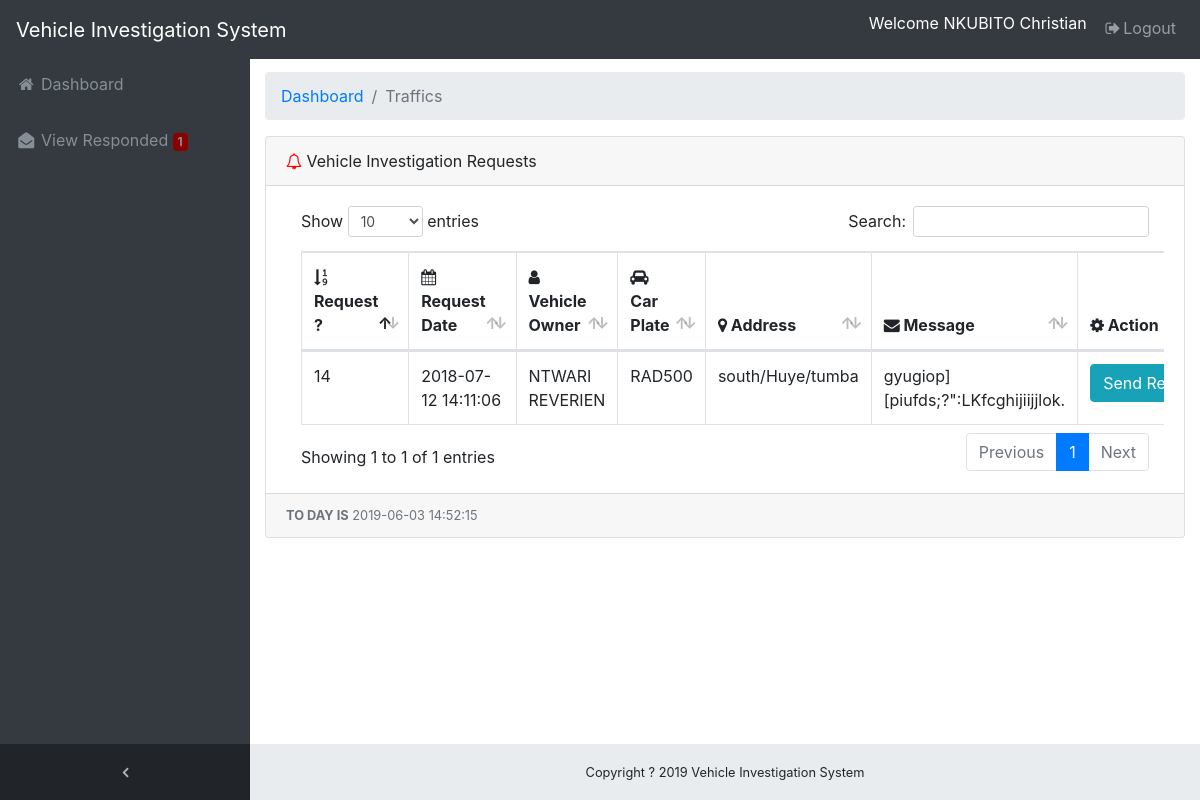
Page /police/traffics.php (signed in) on the committed database.
### tables this page shows
CREATE TABLE IF NOT EXISTS `tbl_users` (
`userID` int(11) NOT NULL,
  `userName` varchar(100) NOT NULL,
  `userEmail` varchar(100) NOT NULL,
  `userPass` varchar(100) NOT NULL,
  `userStatus` enum('Y','N') NOT NULL,
  `province` varchar(15) NOT NULL DEFAULT 'a'
);

CREATE TABLE IF NOT EXISTS `requests` (
`id` int(11) NOT NULL,
  `plaque` varchar(15) NOT NULL,
  `customer_name` varchar(200) NOT NULL,
  `tel` varchar(20) NOT NULL,
  `province` varchar(20) NOT NULL,
  `district` varchar(30) NOT NULL,
  `sector` varchar(20) NOT NULL,
  `vim` varchar(30) NOT NULL,
  `category` varchar(50) NOT NULL,
  `model` varchar(25) NOT NULL,
  `mnumber` varchar(25) NOT NULL,
  `fnumber` varchar(40) NOT NULL,
  `myear` varchar(35) NOT NULL,
  `byear` varchar(23) NOT NULL,
  `msg` varchar(500) NOT NULL,
  `rdate` datetime NOT NULL,
  `status` varchar(30) NOT NULL DEFAULT 'Not Responded',
  `seen_status` int(11) NOT NULL
);

### police/class.user.php (called while the page is built, shortened)
<?php
class USER
{
	private $conn;
	public function __construct()
	{
		$database = new Database();
		$db = $database->dbConnection();
		$this->conn = $db;
    }
	public function runQuery($sql)
	{
		$stmt = $this->conn->prepare($sql);
		return $stmt;
	}
}

### police/traffics.php (the view, shortened to what this page needs)
<?php
require_once 'class.user.php';
$user_home = new USER();
$stmt = $user_home->runQuery("SELECT * FROM tbl_users WHERE userID=:uid");
$stmt->execute(array(":uid"=>$_SESSION['userSession']));
$row = $stmt->fetch(PDO::FETCH_ASSOC);
?>
<!DOCTYPE html>
<html lang="en">
<head>
  <link href="vendor/bootstrap/css/bootstrap.min.css" rel="stylesheet">
  <link href="vendor/font-awesome/css/font-awesome.min.css" rel="stylesheet" type="text/css">
  <link href="vendor/datatables/dataTables.bootstrap4.css" rel="stylesheet">
  <link href="css/sb-admin.css" rel="stylesheet">
</head>
<body class="fixed-nav sticky-footer bg-dark" id="page-top">
   <?php
   include 'dbcon.php';
   $sql = $conn ->prepare("SELECT COUNT(seen_status) as m FROM  requests WHERE seen_status=3");
                                          $sql -> execute();
                                          $count = $sql->fetchAll();
                                          foreach ($count as $field);
                                          ?>
  <nav class="navbar navbar-expand-lg navbar-dark bg-dark fixed-top" id="mainNav">
    <a class="navbar-brand" href="index.php">Vehicle Investigation System</a>
    <div class="collapse navbar-collapse" id="navbarResponsive">
      <ul class="navbar-nav navbar-sidenav" id="exampleAccordion">
        <li class="nav-item" data-toggle="tooltip" data-placement="right" title="Dashboard">
          <a class="nav-link" href="dashboard.php">
            <i class="fa fa-fw fa-home"></i>
            <span class="nav-link-text">Dashboard</span>
          </a>
        </li>
        <li class="nav-item" data-toggle="tooltip" data-placement="right" title="Send Response">
          <a class="nav-link" href="traffics.php">
            <i class="fa fa-fw fa-envelope-open"></i>
            <span class="nav-link-text">View Responded <span class="badge" style="background-color: darkred;"><?php echo $field['m'];?></span>
          </a>
        </li>
      </ul>
      <ul class="navbar-nav sidenav-toggler">
        <li class="nav-item">
          <a class="nav-link text-center" id="sidenavToggler">
            <i class="fa fa-fw fa-angle-left"></i>
          </a>
        </li>
      </ul>
      <ul class="navbar-nav ml-auto">
        <li class="nav-item">
          <form class="form-inline my-2 my-lg-0 mr-lg-2">
            <p style="color:white;margin-top: 3px;">Welcome <?php echo $row['userName']; ?></P>
          </form>
        </li>
        <li class="nav-item">
          <a class="nav-link" href="logout.php"> <i class="fa fa-fw fa-sign-out"></i>Logout</a>
        </li>
      </ul>
    </div>
  </nav>
  <div class="content-wrapper">
    <div class="container-fluid">
      <ol class="breadcrumb">
        <li class="breadcrumb-item">
          <a href="dashboard.php">Dashboard</a>
        </li>
        <li class="breadcrumb-item active">Traffics</li>
      </ol>
      <div class="card mb-3">
        <div class="card-header">
          <i class="fa fa-bell-o" style="color: red"></i> Vehicle Investigation Requests</div>
        <div class="card-body">
          <div class="table-responsive">
            <table class="table table-bordered" id="dataTable" width="100%" cellspacing="0">
              <thead>
                <tr>
                  <th><i class="fa fa-sort-numeric-asc"></i> Request ? </th>
                  <th><i class="fa fa-calendar"> </i> Request Date</th>
                  <th><i class="fa fa-user"> </i> Vehicle Owner</th>
                  <th><i class="fa fa-car"> </i> Car Plate</th>
                  <th><i class="fa fa-map-marker"></i>  Address</th>
                  <th><i class="fa fa-envelope"></i>  Message</th>
                  <th><i class="fa fa-gear"> </i> Action</th>
                </tr>
              </thead>
            <?php
			include 'dbcon.php';
                                $result = $conn->prepare("SELECT * FROM requests WHERE status='Bingo'");
                                $result->execute(array("Notify"));
                                for($i=0; $row = $result->fetch(); $i++){
                                $id=$row['id'];
                            ?>  <tbody>
                <tr>
                  <td><?php echo $row ['id']; ?></td>
                  <td><?php echo $row ['rdate']; ?></td>
                  <td><?php echo $row ['customer_name']; ?></td>
                  <td><?php echo $row ['plaque']; ?></td>
                  <td><?php echo $row ['province']; ?>/<?php echo $row ['district']; ?>/<?php echo $row ['sector'];
                  ?> </td>
                  <td><?php echo $row ['msg']; ?></td>
                    <td>
                       <div class="btn-group">
                                      <a class="btn btn-info" href="notify.php<?php echo '?id='.$id; ?>">Send Response <i class="fa fa-envelope"></i></a>
                                  </div>
                  </td>
                </tr>
                 <?php } ?>
              </tbody>
            </table>
          </div>
        </div>
        <div class="card-footer small text-muted">
<?php
    $dt = new DateTime();
    echo"<B>TO DAY IS</B>"." ". $dt->format('Y-m-d H:i:s');
?></div>
      </div>
    </div>
    <footer class="sticky-footer">
      <div class="container">
        <div class="text-center">
          <small>Copyright ? <?php echo date('Y'); ?> Vehicle Investigation System</small>
        </div>
      </div>
    </footer>
  </div>
</body>
</html>

### police/css/sb-admin.css (style rules this page uses)
html { position: relative; min-height: 100%; }
body { overflow-x: hidden; }
body.sticky-footer { margin-bottom: 56px; }
body.sticky-footer .content-wrapper { min-height: calc(100vh - 56px - 56px); }
body.fixed-nav { padding-top: 56px; }
.content-wrapper { min-height: calc(100vh - 56px); padding-top: 1rem; }
#mainNav .navbar-collapse { overflow: auto; max-height: 75vh; }
#mainNav .navbar-collapse .navbar-nav .nav-item .nav-link { cursor: pointer; }
#mainNav .navbar-collapse .sidenav-toggler { display: none; }
@media (min-width: 992px) { #mainNav .navbar-brand { width: 250px; } }
@media (min-width: 992px) { #mainNav .navbar-collapse { overflow: visible; max-height: none; } }
@media (min-width: 992px) { #mainNav .navbar-collapse .navbar-sidenav { position: absolute; top: 0; left: 0; -webkit-flex-direction: column; -ms-flex-direction: column; flex-direction: column; margin-top: 56px; } }
@media (min-width: 992px) { #mainNav .navbar-collapse .navbar-sidenav > .nav-item { width: 250px; padding: 0; } }
@media (min-width: 992px) { #mainNav .navbar-collapse .navbar-sidenav > .nav-item > .nav-link { padding: 1em; } }
#mainNav.fixed-top .sidenav-toggler { display: none; }
@media (min-width: 992px) { #mainNav.fixed-top .navbar-sidenav { height: calc(100vh - 112px); } }
@media (min-width: 992px) { #mainNav.fixed-top .sidenav-toggler { position: absolute; top: 0; left: 0; display: flex; -webkit-flex-direction: column; -ms-flex-direction: column; flex-direction: column; margin-top: calc(100vh - 56px); } }
@media (min-width: 992px) { #mainNav.fixed-top .sidenav-toggler > .nav-item { width: 250px; padding: 0; } }
@media (min-width: 992px) { #mainNav.fixed-top .sidenav-toggler > .nav-item > .nav-link { padding: 1em; } }
#mainNav.fixed-top.navbar-dark .sidenav-toggler { background-color: #212529; }
#mainNav.fixed-top.navbar-dark .sidenav-toggler a i { color: #adb5bd; }
.content-wrapper { overflow-x: hidden; background: white; }
@media (min-width: 992px) { .content-wrapper { margin-left: 250px; } }
#sidenavToggler i { font-weight: 800; }
#mainNav.navbar-dark .navbar-collapse .navbar-sidenav > .nav-item > .nav-link { color: #868e96; }
@media (min-width: 992px) { #mainNav.navbar-dark .navbar-collapse .navbar-sidenav { background: #343a40; } }
footer.sticky-footer { position: absolute; right: 0; bottom: 0; width: 100%; height: 56px; background-color: #e9ecef; line-height: 55px; }
@media (min-width: 992px) { footer.sticky-footer { width: calc(100% - 250px); } }

### rows in the picture
tbl_users: userName "NKUBITO Christian"
requests: id "14", rdate "2018-07-12 14:11:06", customer_name "NTWARI REVERIEN", plaque "RAD500", province "south", district "Huye", sector "tumba", msg "gyugiop][piufds;?\":LKfcghijiijjlok."

### other values in the picture
$field['m'] "1"
